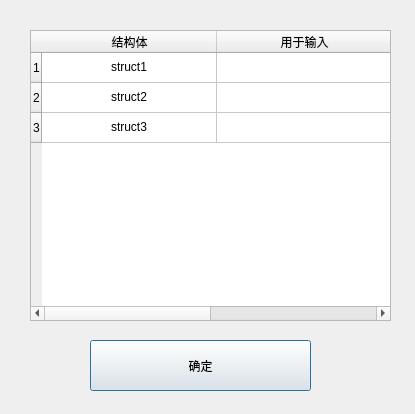
<?xml version="1.0" encoding="UTF-8"?>
<ui version="4.0">
    <class>Dialog</class>
    <widget class="QDialog" name="Dialog">
        <property name="geometry">
            <rect>
                <x>0</x>
                <y>0</y>
                <width>415</width>
                <height>414</height>
            </rect>
        </property>
        <property name="windowTitle">
            <string>选择目标</string>
        </property>
        <property name="modal">
            <bool>false</bool>
        </property>
        <widget class="QTableWidget" name="structTableWidget">
            <property name="geometry">
                <rect>
                    <x>30</x>
                    <y>30</y>
                    <width>361</width>
                    <height>291</height>
                </rect>
            </property>
            <attribute name="horizontalHeaderCascadingSectionResizes">
                <bool>false</bool>
            </attribute>
            <attribute name="horizontalHeaderDefaultSectionSize">
                <number>175</number>
            </attribute>
            <row>
                <property name="text">
                    <string>1</string>
                </property>
            </row>
            <row>
                <property name="text">
                    <string>2</string>
                </property>
            </row>
            <row>
                <property name="text">
                    <string>3</string>
                </property>
            </row>
            <column>
                <property name="text">
                    <string>结构体</string>
                </property>
            </column>
            <column>
                <property name="text">
                    <string>用于输入</string>
                </property>
            </column>
            <item row="0" column="0">
                <property name="text">
                    <string>struct1</string>
                </property>
                <property name="textAlignment">
                    <set>AlignCenter</set>
                </property>
            </item>
            <item row="0" column="1">
                <property name="text">
                    <string/>
                </property>
                <property name="textAlignment">
                    <set>AlignLeading|AlignVCenter</set>
                </property>
                <property name="checkState">
                    <enum>Unchecked</enum>
                </property>
            </item>
            <item row="1" column="0">
                <property name="text">
                    <string>struct2</string>
                </property>
                <property name="textAlignment">
                    <set>AlignCenter</set>
                </property>
            </item>
            <item row="1" column="1">
                <property name="text">
                    <string/>
                </property>
                <property name="checkState">
                    <enum>Unchecked</enum>
                </property>
            </item>
            <item row="2" column="0">
                <property name="text">
                    <string>struct3</string>
                </property>
                <property name="textAlignment">
                    <set>AlignCenter</set>
                </property>
            </item>
            <item row="2" column="1">
                <property name="text">
                    <string/>
                </property>
                <property name="checkState">
                    <enum>Unchecked</enum>
                </property>
            </item>
        </widget>
        <widget class="QPushButton" name="yesBtn">
            <property name="geometry">
                <rect>
                    <x>90</x>
                    <y>340</y>
                    <width>221</width>
                    <height>51</height>
                </rect>
            </property>
            <property name="text">
                <string>确定</string>
            </property>
        </widget>
    </widget>
    <resources/>
    <connections/>
</ui>
